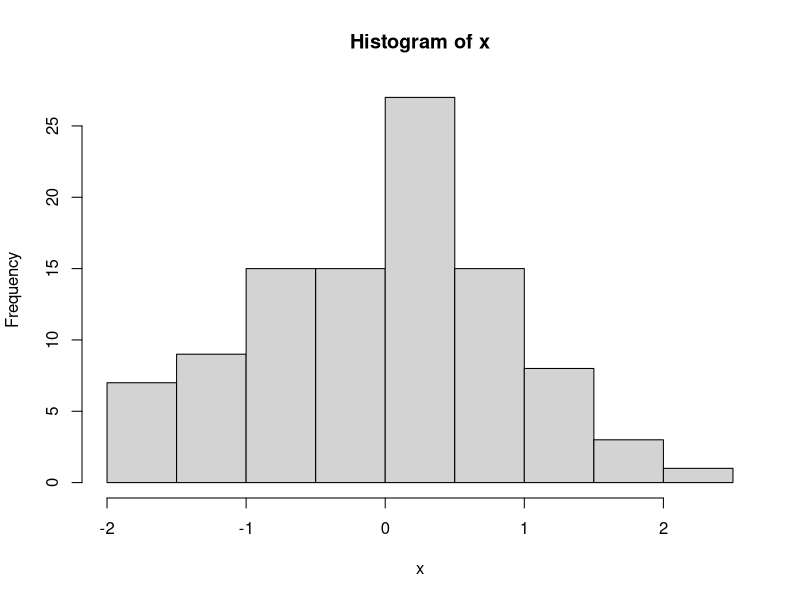
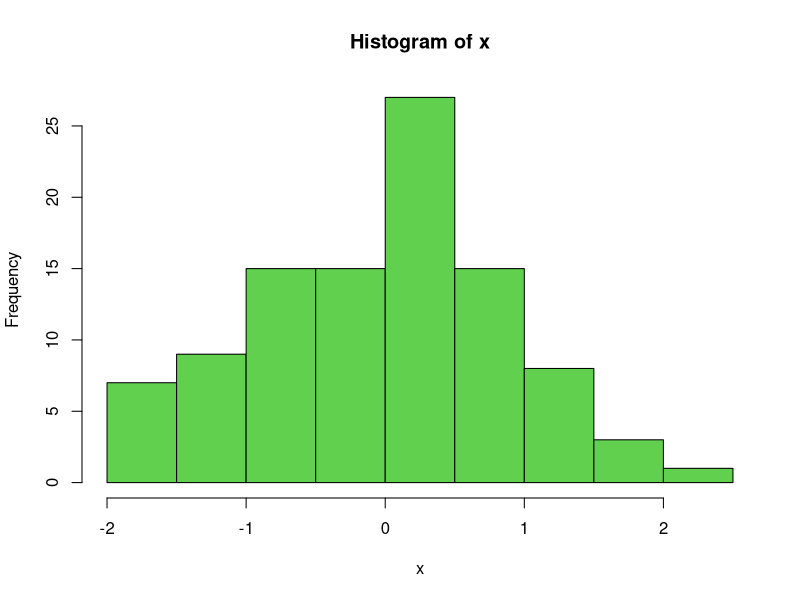
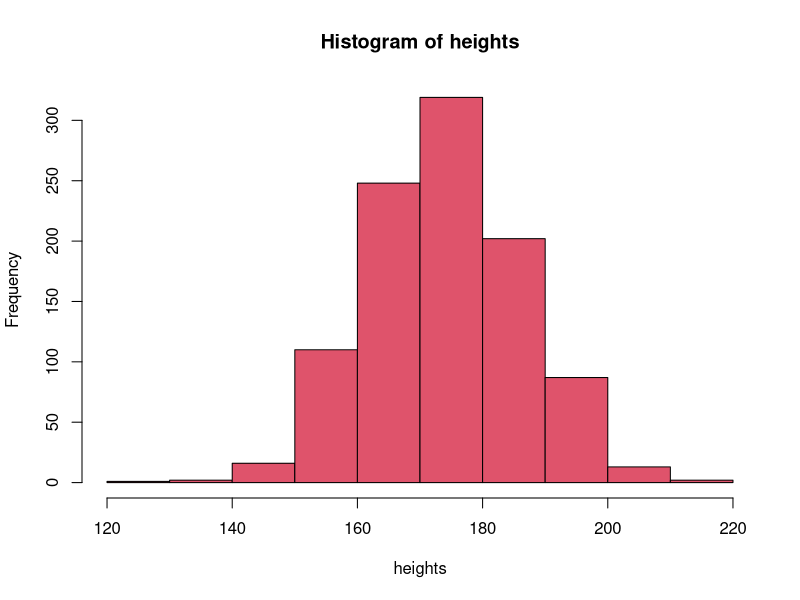
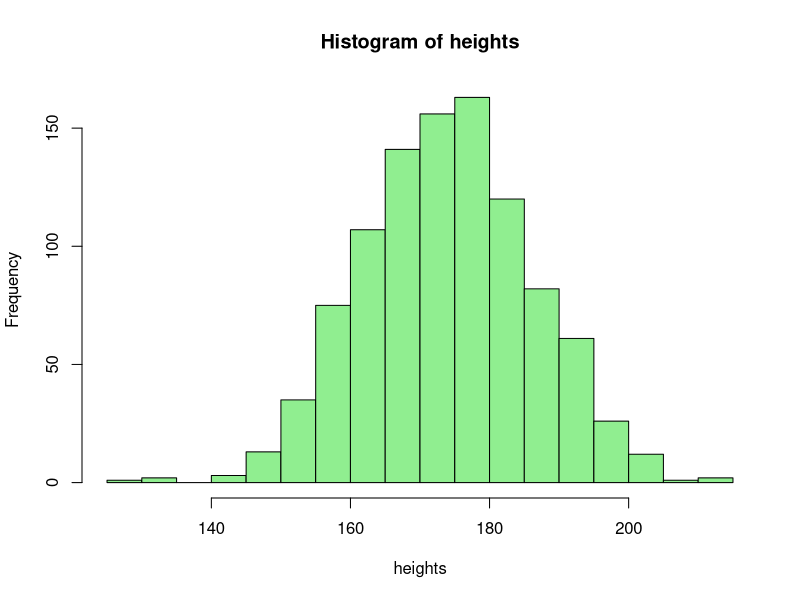
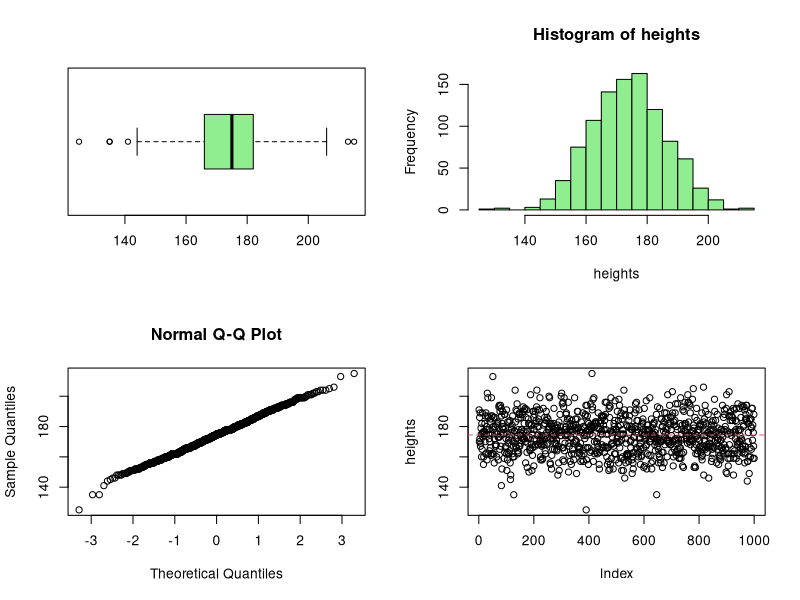
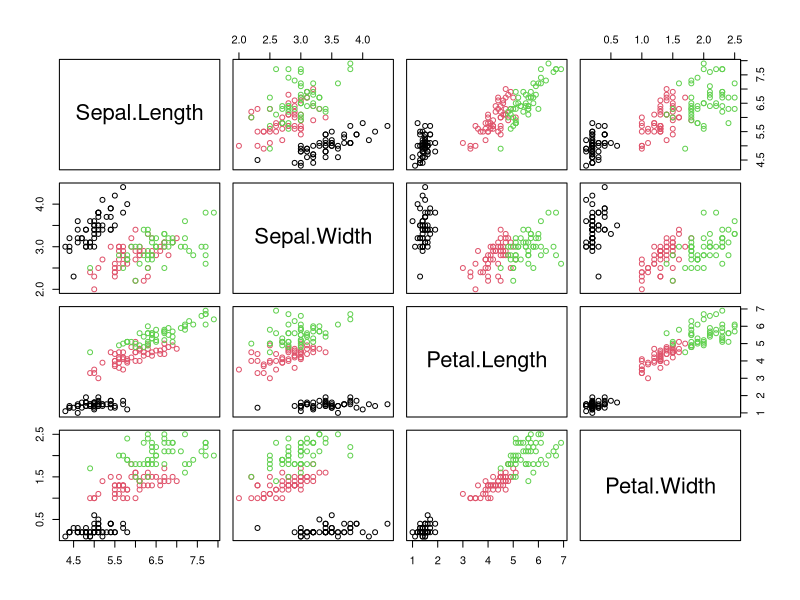
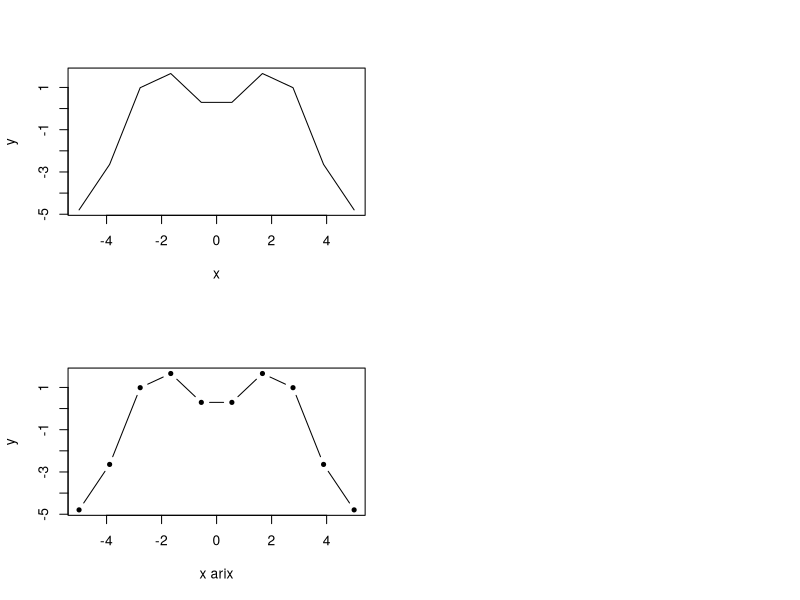

These charts were generated, in order, by the following R code:
x=rnorm(100)
hist(x)
hist(x,col=3)

heights = rnorm(1000,mean=174,sd=12)
heights
heights = round(heights)
heights
mean(heights)
sd(heights)
hist(heights,col=2)
hist(heights,col='lightgreen',breaks = 30)
stem(heights)#stem and leaf display

win.graph()
par(mfrow=c(2,2)) 
 
boxplot(heights,horizontal=T,col="lightgreen")
hist(heights,col='lightgreen',breaks = 30)
qqnorm(heights)  # Q-Qͼ
plot(heights)
abline(h=mean(heights),col=2,lty=2)

data(iris)
iris
iris[1:5,]
head(iris[,-5])
tail(iris)
View(iris)
pairs(iris[,-5],col=iris$Species)
help(iris)
str(iris)


x = seq(-5,5,len=10)
x
y=sin(x)*x
plot(x,y,type="l")
plot(x,y,pch=20,type="b",xlab="x arix")



